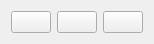
   <widget class="QWidget" name="horizontalLayoutWidget">
    <property name="geometry">
     <rect>
      <x>970</x>
      <y>0</y>
      <width>146</width>
      <height>42</height>
     </rect>
    </property>
    <layout class="QHBoxLayout" name="horizontalLayout_2">
     <item>
      <widget class="QPushButton" name="english">
       <property name="text">
        <string/>
       </property>
       <property name="icon">
        <iconset>
         <normaloff>Flag_of_the_United_Kingdom.png</normaloff>Flag_of_the_United_Kingdom.png</iconset>
       </property>
       <property name="iconSize">
        <size>
         <width>32</width>
         <height>32</height>
        </size>
       </property>
      </widget>
     </item>
     <item>
      <widget class="QPushButton" name="finnish">
       <property name="text">
        <string/>
       </property>
       <property name="icon">
        <iconset>
         <normaloff>Flag_of_Finland.png</normaloff>Flag_of_Finland.png</iconset>
       </property>
       <property name="iconSize">
        <size>
         <width>32</width>
         <height>32</height>
        </size>
       </property>
      </widget>
     </item>
     <item>
      <widget class="QPushButton" name="swedish">
       <property name="text">
        <string/>
       </property>
       <property name="icon">
        <iconset>
         <normaloff>Flag_of_Sweden.png</normaloff>Flag_of_Sweden.png</iconset>
       </property>
       <property name="iconSize">
        <size>
         <width>32</width>
         <height>32</height>
        </size>
       </property>
      </widget>
     </item>
    </layout>
   </widget>
